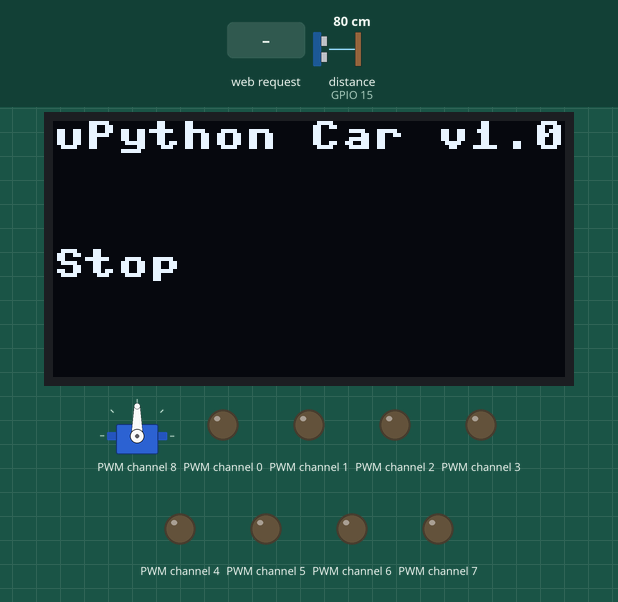
Recording of a program running on a simulated ESP8266 board running MicroPython. Parts: 128×64 one-colour display, servo, output pins drawn as LEDs (lit = HIGH). Dashed ring = blinking. Inputs (shaded band) come from the test bench; at power-on: distance to the obstacle (sensor on GPIO 15) 80 cm. The echo pulse lasts 58.3 µs per cm; WiFi joins after 1.5 s; servo angles are drawn from the pulse width (0.5 ms = 0°, 2.5 ms = 180°); library files of the repository ran but are not shown: hcsr04.py, pca9685.py; pins used as bus, display or sensor lines are not drawn; what the program prints to the serial console is not drawn.

Above: at 3.2 s.
3.3 s: HTTP request GET /?CMD=auto received
At 4.5 s:
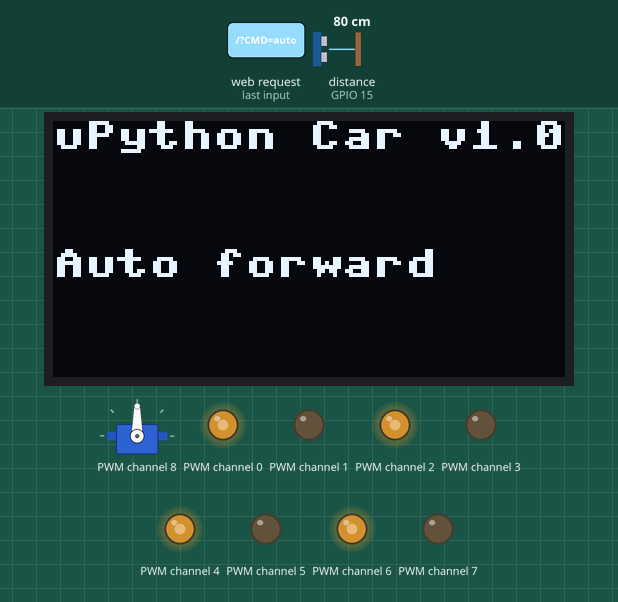
4.8 s: distance to the obstacle (sensor on GPIO 15) set to 26 cm
6.3 s: distance to the obstacle (sensor on GPIO 15) set to 22 cm
At 7.35 s:
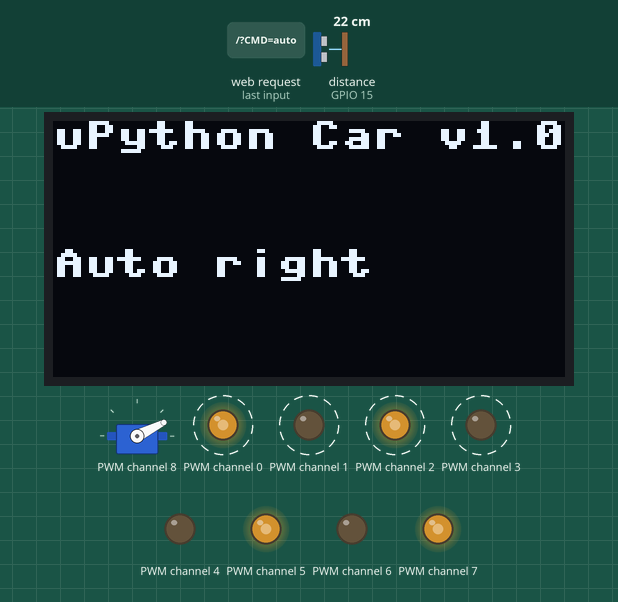
8.6 s: distance to the obstacle (sensor on GPIO 15) set to 17 cm
11.2 s: distance to the obstacle (sensor on GPIO 15) set to 13 cm
At 11.72 s:
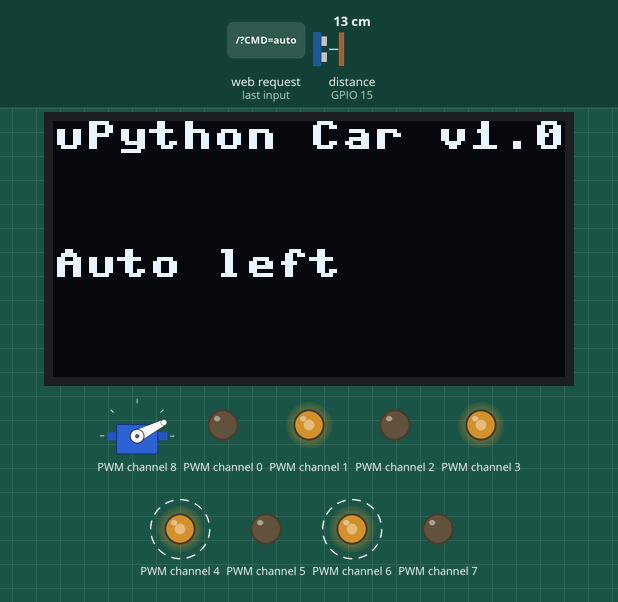
14.2 s: distance to the obstacle (sensor on GPIO 15) set to 250 cm
At 14.6 s:
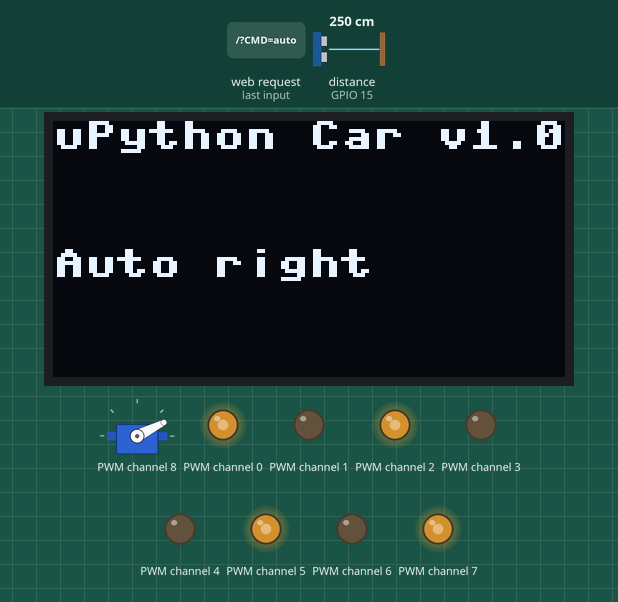
Timing chart, 0 to 17.2 s (numbered marks = the images above; inputs shaded):
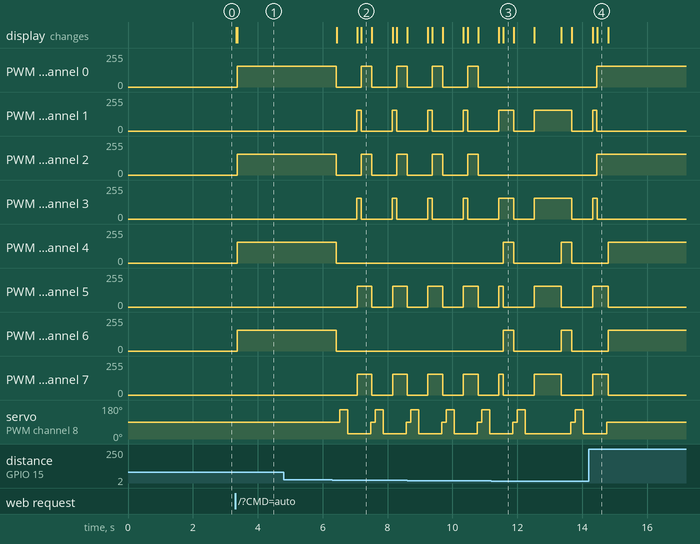

The program:

car.py
```python
# Author: cheungbx  2020/04/30
# ESP8266 Micropython WIFI remote control and Autodrive car
#
# Pin layout and connections
# ----------------------------------
# PCA9685 16xPWM  module to Wemos D1 Mini (ESP8266)
# -----------------------------------1
# GND -> GND
# VCC -> +5V
# SCL -> D1
# SDA -> D2
# VCC+ -> +5V
# -----------------------------------
# Motor to Dual L298N  4 motor module to PCA9685
# -----------------------------------1
# Front Left motor +ve   -> IN1 -> PWM0
# Front Left motor -ve   -> IN2 -> PWM1
# Back Left motor +ve    -> IN3 -> PWM2
# Back Left motor -ve    -> IN4 -> PWM3
# Front Rightt motor +ve -> IN5 -> PWM4
# Front Right motor -ve  -> IN6 -> PWM5
# Back Right motor +ve   -> IN7 -> PWM6
# Back Right motor -ve   -> IN8 -> PWM7
# ENA -> +5V (use on board jumper)
# ENB -> +5V (use on board jumper)
# ENC -> +5V (use on board jumper)
# END -> +5V (use on board jumper)
# VCC -> +7.4V (two 3.7V rechargable LIPO battery in series)
# GND -> GND of Wemos D1 Mini
# 5V  -> +5V of Wemons D1 Mini
# -----------------------------------
# servo Motor to PCA9685
# -----------------------------------
# (brown) GND  -> GND
# (red)   VCC  -> VCC
# (orange)Sig  -> PWM8
# -----------------------------------
# Ultrasound Sensor hcsr04 to Wemos D1 Mini
# -----------------------------------
# GND  -> GND
# Echo -> D8->GPIO-15
# Trig -> D7->GPIO-13
# VCC  -> +5V

import socket
import machine
import time
from machine import Pin, PWM, ADC, time_pulse_us, I2C
from time import sleep, sleep_us, sleep_ms
import ssd1306
import hcsr04
from hcsr04 import HCSR04
i2c = I2C(-1, Pin(5), Pin(4))
display = ssd1306.SSD1306_I2C(128, 64, i2c)
display.fill(0)
display.text("uPython Car v1.0",0,28)
display.show()
import pca9685
pca = pca9685.PCA9685(i2c)
pca.freq(50)
pca.duty(8,1000)
import servo
servos = servo.Servos(i2c)

wifissid = ''
wifipass = ''

sensor = HCSR04(trigger_pin=13, echo_pin=15)

servo_right = 20
servo_centre = 90
servo_left = 160
servo_delay = 250
pwm_servo = 8

servos.position(pwm_servo, degrees=servo_centre)

pwm_FL = 0
pwm_BL = 2
pwm_FR = 4
pwm_FL = 6

minspeed = 1500
midspeed = 2500
maxspeed = 4095
speed = midspeed
action = 0

auto=False

def forward_distance () :
  servos.position(pwm_servo, degrees=servo_centre)
  return sensor.distance_cm()

def right_distance () :
  servos.position(pwm_servo, degrees=servo_right)
  sleep_ms(servo_delay)
  return sensor.distance_cm()

def left_distance () :
  servos.position(pwm_servo, degrees=servo_left)
  sleep_ms(servo_delay)
  return sensor.distance_cm()


#HTML to send to browsers
html = """<!DOCTYPE html>
<html>
<head>
<title>Car</title>
<style>
body {background-color: black}
h1 {color:red}
button {
        color: white;
        height: 200px;
        width: 200px;
        background:black;
        border: 3px solid #4CAF50; /* Green */
        border-radius: 50%;
        font-size: 250%;
        position: center;
}
</style>
</head>
<body>
<center>
<form>
<div><button name="CMD" value="l" type="submit">L</button>
<button name="CMD" value="forward" type="submit">Forward</button>
<button name="CMD" value="r" type="submit">R</button></div>
<div><button name="CMD" value="left" type="submit">Ls</button>
<button name="CMD" value="stop" type="submit">Stop</button>
<button name="CMD" value="right" type="submit">Rs</button></div>
<div><button name="CMD" value="back" type="submit">Back</button></div>
<div><button name="CMD" value="slow" type="submit">Slow</button>
<button name="CMD" value="mid" type="submit">Mid</button>
<button name="CMD" value="fast" type="submit">Fast</button>
<button name="CMD" value="auto" type="submit">Auto</button></div>
</form>
</center>
</body>
</html>
"""

def show(text) :
  display.fill(0)
  display.text("uPython Car v1.0",0,0)
  text = "Auto " + text if auto else text
  display.text(text,0,32)
  display.show()

def stop(t=0):
  show ("Stop")
  for i in range(0, 8):
    servos.position(i, duty=0)
  if t > 0 :
    sleep_ms(t)

def forward(t=0):
  show("forward")
  for i in range(0, 8):
    servos.position(i, duty=speed  if i % 2 == 0 else 0)
  if t > 0 :
    sleep_ms(t)

def back(t=0):
  show("back")
  for i in range(0, 8):
    servos.position(i, duty=speed  if i % 2 != 0 else 0)
  if t > 0 :
    sleep_ms(t)

def left (t=0):
  show("left")
  for i in range(0, 8):
    if i > 3 :
      servos.position(i, duty=speed  if i % 2 == 0 else 0)
    else :
      servos.position(i, duty=speed  if i % 2 != 0 else 0)
  if t > 0 :
    sleep_ms(t)


def right (t=0):
  show("right")
  for i in range(0, 8):
   if i > 3 :
     servos.position(i, duty=speed  if i % 2 != 0 else 0)
   else :
     servos.position(i, duty=speed  if i % 2 == 0 else 0)
  if t > 0 :
    sleep_ms(t)


def left_cruise (t=0):
  show("left cruise")
  for i in range(0, 8):
    if i > 3 :
      servos.position(i, duty=speed  if i % 2 == 0 else 0)
    else :
      servos.position(i, duty=0  if i % 2 != 0 else 0)
  if t > 0 :
    sleep_ms(t)

def right_cruise (t=0):
  show("right cruise")
  for i in range(0, 8):
   if i < 4  :
     servos.position(i, duty=speed  if i % 2 == 0 else 0)
   else :
     servos.position(i, duty=0  if i % 2 != 0 else 0)
  if t > 0 :
    sleep_ms(t)

def autoDrive () :
  # check distance from obstacles in cm.
  fd = forward_distance()
  print('forward ', fd)
  # then take actions in milli seconds
  if fd < 10 :
     stop(100)
     back(200)
     print ("+Auto Stop back")
  elif fd < 25 :
      stop(100)
      ld=left_distance ()
      rd=right_distance ()
      print('L ',ld, ' R ', rd)

      if ld < 15 and rd < 15 :
        # backward
        back(800)
        left(300)
        print ("+Auto back left")

      elif ld > rd :
        # left
        back(100)
        left(300)
        print ("+Auto left")

      else : # ld <= rd
        # right
        back(100)
        right(300)
        print ("+Auto right")
  else  : # >= 25
    # forward
    forward (100)
    print ("+Auto forward")

def remoteControl () :
    global auto, s, action, speed
    conn, addr = s.accept()
    print("Got a connection from %s" % str(addr))
    request = conn.recv(1024)
    print("Content = %s" % str(request))
    request = str(request)

    if request.find('/?CMD=forward') == 6:
        print('+forward')
        action = 1
    elif request.find('/?CMD=back') == 6:
        print('+back')
        action = 2
    elif request.find('/?CMD=left') == 6:
        print('+left')
        action = 3
    elif request.find('/?CMD=right') == 6:
        print('+right')
        action = 4
    elif request.find('/?CMD=l') == 6:
        print('+L')
        action = 5
    elif request.find('/?CMD=r') == 6:
        print('+R')
        action = 6
    elif request.find('/?CMD=stop') == 6:
        print('+stop')
        action = 0
    elif request.find('/?CMD=fast') == 6:
        print('+fast=')
        speed = maxspeed
        print (speed)
    elif request.find('/?CMD=slow') == 6:
        print('+slow=')
        speed = minspeed
        print (speed)
    elif request.find('/?CMD=mid') == 6:
        print('+mid=')
        speed = midspeed
        print (speed)
    elif request.find('/?CMD=man') == 6:
        auto=False
        action = 0
        print('+manual=')
    elif request.find('/?CMD=auto') == 6:
        auto=True
        action = 0
        print('+autoDrive')

    if action == 0:
        stop ()
    elif action == 1:
        forward()
    elif action == 2:
        back()
    elif action == 3:
        left()
    elif action == 4:
        right()
    elif action == 5:
        left_cruise()
    elif action == 6:
        right_cruise()

    response = html
    conn.send(response)
    conn.close()

# main program starts here
print (forward_distance())

stop()

import network

# connect the device to the WiFi network
wifi = network.WLAN(network.STA_IF)
wifi.active(True)
wifi.connect(wifissid,wifipass)
count = 7
while not wifi.isconnected() and count > 0 :
    count -= 1
    print ('.')
    time.sleep(1)

if wifi.isconnected() :
    print('network config:', wifi.ifconfig())

    #Setup Socket WebServer
    #s = socket.socket(socket.AF_INET, socket.SOCK_STREAM)
    s = socket.socket()


    s.setsockopt(socket.SOL_SOCKET, socket.SO_REUSEADDR, 1)

    s.bind(('', 80))
    s.listen(5)
    print("Listening, connect your browser to http://<this_host>:80/")
else  :
    print('No Wifi. Auto Mode')
    auto = True


while True:
    if auto :
        autoDrive()
    elif wifi.isconnected()  :
        remoteControl()
```

servo.py
```python
import pca9685
import math


class Servos:
    def __init__(self, i2c, address=0x40, freq=50, min_us=600, max_us=2400,
                 degrees=180):
        self.period = 1000000 / freq
        self.min_duty = self._us2duty(min_us)
        self.max_duty = self._us2duty(max_us)
        self.degrees = degrees
        self.freq = freq
        self.pca9685 = pca9685.PCA9685(i2c, address)
        self.pca9685.freq(freq)

    def _us2duty(self, value):
        return int(4095 * value / self.period)


    def position(self, index, degrees=None, radians=None, us=None, duty=None):
        span = self.max_duty - self.min_duty
        if degrees is not None:
            duty = self.min_duty + span * degrees / self.degrees
        elif radians is not None:
            duty = self.min_duty + span * radians / math.radians(self.degrees)
        elif us is not None:
            duty = self._us2duty(us)
        elif duty is not None:
            pass
        else:
            return self.pca9685.duty(index)
        duty = min(4095, max(0, int(duty)))
        self.pca9685.duty(index, duty)

    def release(self, index):
        self.pca9685.duty(index, 0)
```

Measured:
- the behaviour switches between 25 and 24 cm on distance to the obstacle (sensor on GPIO 15) (found by bisection; images 1 and 2)
- the behaviour switches between 15 and 14 cm on distance to the obstacle (sensor on GPIO 15) (found by bisection; images 2 and 3)
- after the input at 3.3 s, PWM channel 0, PWM channel 2, PWM channel 4: 0/255 → 156/255 after 0.06 s; PWM channel 6: 0/255 → 156/255 after 0.07 s; the display: first changes at once (image 1 shows a later state)
- after the input at 4.8 s, every drawn part: stays the same
- after the input at 6.3 s, PWM channel 0: alternates 156/255 for 0.33 s and 0/255 for 0.76 s, starting after 0.12 s; PWM channel 1: alternates 156/255 for 0.13 s and 0/255 for 0.97 s, starting after 0.76 s
- after the input at 11.2 s, PWM channel 0, PWM channel 2: stops changing and stays 0/255; PWM channel 4, PWM channel 6: alternates 156/255 for 0.33 s and 0/255 for 1.5 s, starting after 0.36 s; the display: first differs from a run without the input after 0.36 s (image 3)
- after the input at 14.2 s, PWM channel 0, PWM channel 2: 0/255 → 156/255 after 0.26 s; the display: first differs from a run without the input after 0.26 s (image 4)
